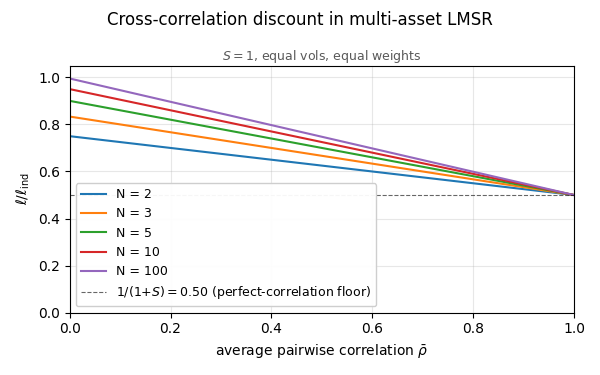

Write Python code to recreate this figure.
"""
Figure for doc/lvr-multiasset-lmsr.md: ratio of multi-asset LMSR LVR to the
independent-pair benchmark, plotted against average pairwise correlation rho-bar
for fixed S=1 (balanced pool) and several N. Closed form is eq. (9):

    ell(rho-bar) / ell_ind = [N + S(N-1)(1 - rho-bar)] / [N(1+S)]

The curves all converge to 1/(1+S) at rho-bar = 1 (the perfect-correlation floor)
and spread out at rho-bar = 0 in proportion to N.
"""

import numpy as np
import matplotlib.pyplot as plt

S = 1.0
N_values = [2, 3, 5, 10, 100]
rho = np.linspace(0.0, 1.0, 400)

fig, ax = plt.subplots(figsize=(6.0, 3.75), dpi=100)
for N in N_values:
    ratio = (N + S * (N - 1) * (1.0 - rho)) / (N * (1.0 + S))
    ax.plot(rho, ratio, label=f"N = {N}")

floor = 1.0 / (1.0 + S)
ax.axhline(
    floor,
    color="black",
    linestyle="--",
    linewidth=0.8,
    alpha=0.6,
    label=r"$1/(1{+}S) = " + f"{floor:.2f}$ (perfect-correlation floor)",
)

ax.set_xlabel(r"average pairwise correlation $\bar\rho$")
ax.set_ylabel(r"$\ell / \ell_{\mathrm{ind}}$")
fig.suptitle("Cross-correlation discount in multi-asset LMSR", fontsize=12, y=0.97)
ax.set_title(r"$S=1$, equal vols, equal weights", fontsize=9, color="0.35", pad=4)
ax.set_xlim(0.0, 1.0)
ax.set_ylim(0.0, 1.05)
ax.grid(True, alpha=0.3)
ax.legend(loc="lower left", fontsize=9, framealpha=0.95)

plt.tight_layout()
out = "doc/lvr-multiasset-lmsr-fig.png"
plt.savefig(out, dpi=100)  # no bbox_inches="tight" so the figure is exactly 600px wide
print(f"wrote {out}")
